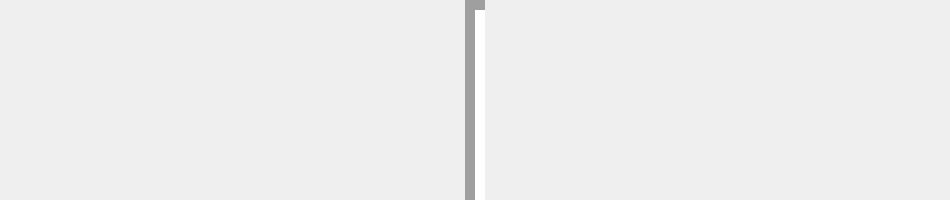
<?xml version="1.0" encoding="UTF-8"?>
<ui version="4.0">
 <class>Form</class>
 <widget class="QWidget" name="Form">
  <property name="geometry">
   <rect>
    <x>0</x>
    <y>0</y>
    <width>950</width>
    <height>200</height>
   </rect>
  </property>
  <property name="sizePolicy">
   <sizepolicy hsizetype="Maximum" vsizetype="Maximum">
    <horstretch>0</horstretch>
    <verstretch>0</verstretch>
   </sizepolicy>
  </property>
  <property name="minimumSize">
   <size>
    <width>950</width>
    <height>200</height>
   </size>
  </property>
  <property name="maximumSize">
   <size>
    <width>950</width>
    <height>200</height>
   </size>
  </property>
  <property name="windowTitle">
   <string>Form</string>
  </property>
  <widget class="Line" name="line">
   <property name="geometry">
    <rect>
     <x>0</x>
     <y>0</y>
     <width>950</width>
     <height>401</height>
    </rect>
   </property>
   <property name="lineWidth">
    <number>10</number>
   </property>
   <property name="orientation">
    <enum>Qt::Vertical</enum>
   </property>
  </widget>
 </widget>
 <resources/>
 <connections/>
</ui>
